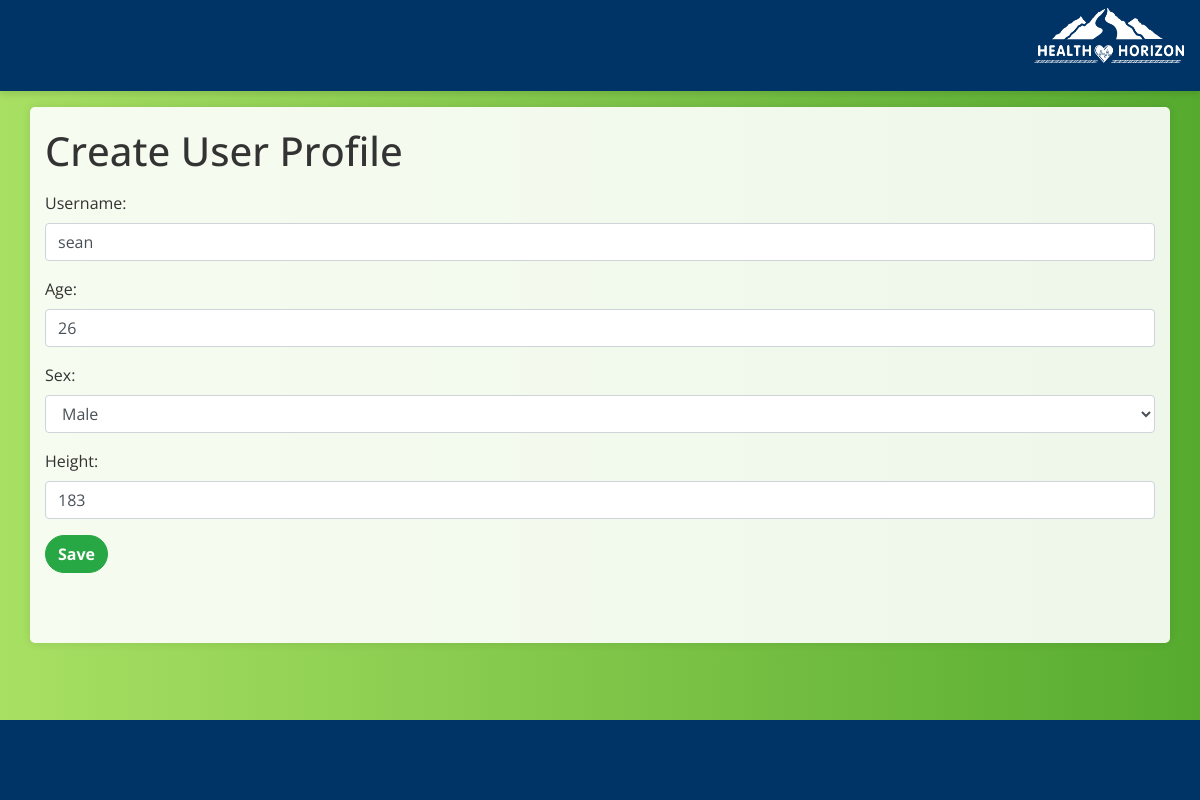
The page /userprofile/2/update/ (signed in) on the database its author committed.
### health_app/models.py (models this page shows, shortened)
class UserProfile(AbstractBaseUser):
    username = models.CharField(max_length=150, unique=True)
    SEX_CHOICES = (
        ('M', 'Male'),
        ('F', 'Female'),
    )
    age = models.PositiveIntegerField()
    sex = models.CharField(max_length=1, choices=SEX_CHOICES)
    height = models.PositiveIntegerField(help_text="Height in centimeters")
    is_active = models.BooleanField(default=True)
    is_staff = models.BooleanField(default=False)  # This is needed for the admin site
    is_superuser = models.BooleanField(default=False)  # Needed for Django's built-in permissions
    objects = CustomUserManager()
    USERNAME_FIELD = 'username'
    REQUIRED_FIELDS = ['age', 'sex', 'height']

### health_app/views.py (the view)
# urls.py: path('userprofile/<int:pk>/update/', UserProfileUpdateView.as_view(), name='userprofile_update'),
class UserProfileUpdateView(LoginRequiredMixin, UpdateView):
    model = UserProfile
    form_class = UserProfileUpdateForm
    template_name = 'userprofile_form.html'

### health_app/forms.py (shortened to what this page needs)
class UserProfileUpdateForm(forms.ModelForm):
    class Meta:
        model = UserProfile
        fields = ('username', 'age', 'sex', 'height')

### health_app/templates/userprofile_form.html (shortened to what this page needs)
{% extends 'base.html' %}
{% load widget_tweaks %}
{% block content %}
  <h1>Create User Profile</h1>
  <form method="post" class="mt-3">
    {% for field in form %}
      <div class="form-group">
        {{ field.label_tag }}
        {{ field|add_class:"form-control" }}
      </div>
    {% endfor %}
    <button type="submit" class="btn btn-primary">Save</button>
  </form>
{% endblock %}

### static/health_horizon_theme.css (style rules this page uses)
body { font-family: 'Raleway', sans-serif; background: linear-gradient(to right, #a8e063, #56ab2f); color: #333; margin: 0; padding: 0; }
.btn { border-radius: 25px; font-weight: bold; }
.btn-primary { background-color: #28a745; border-color: #28a745; }

### health_app/templates/base.html (style rules this page uses)
body { font-family: 'Open Sans', sans-serif; }

### rows shown on the page
UserProfile: form "sean" "26" "Male" "183"

### other values the page prints
{{ field.label_tag }} "Username:" "Age:" "Sex:" "Height:"
